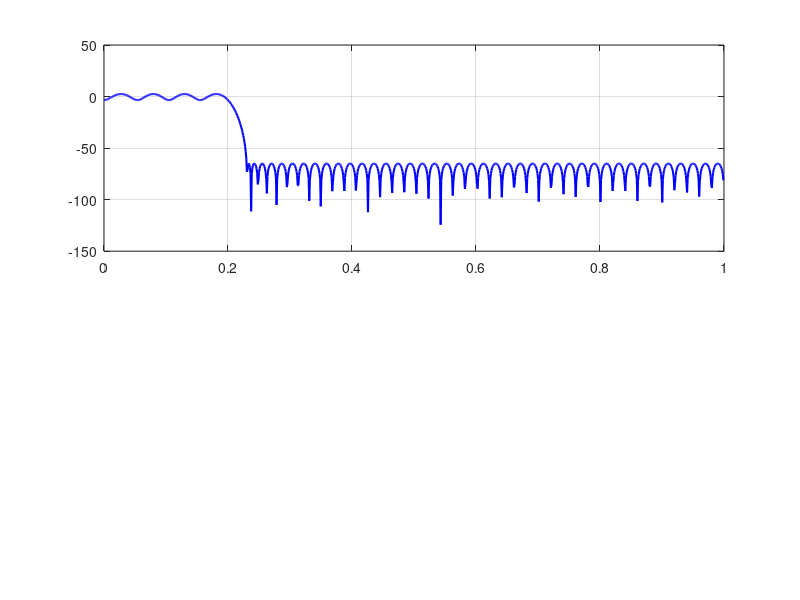

The MATLAB source for this figure: (Note: this script raises an error after producing the figure.)
% =========================================================================
% Advanced VLSI - Course Project
% Phase 1: FIR Filter Design
% 
% Objective: Design a low-pass FIR filter
% - Taps: 100 (can be increased if needed)
% - Transition band: 0.2*pi ~ 0.23*pi rad/sample
% - Stopband attenuation: >= 80 dB
% =========================================================================

clear; clc; close all;

%% 1. Filter Specifications
N = 100;                % Initial number of taps (order = N-1)
Fpass = 0.2;            % Passband edge (normalized to pi)
Fstop = 0.23;           % Stopband edge (normalized to pi)
Apass = 1;              % Passband ripple (dB)
Astop = 80;             % Minimum stopband attenuation (dB)

% Since firpm requires frequencies normalized to 1 (Nyquist), multiply specs by 1
% Note: MATLAB firpm uses normalized frequency where 1.0 = Nyquist (pi rad/sample)
f = [0 Fpass Fstop 1];  % Frequency bands
m = [1 1 0 0];          % Desired magnitude response (1 for passband, 0 for stopband)

% Compute weights to enforce the 80dB stopband specification
% Weights are proportional to the inverse of the linear ripple target
delta_pass = (10^(Apass/20)-1) / (10^(Apass/20)+1);
delta_stop = 10^(-Astop/20);
w = [delta_stop/delta_pass 1]; % Emphasize stopband attenuation

%% 2. Design Filter (Parks-McClellan Remez Algorithm)
% The Parks-McClellan algorithm yields the optimal equiripple FIR filter
h_ideal = firpm(N-1, f, m, w);

%% 3. Frequency Response Analysis (Ideal / Unquantized)
[H, W] = freqz(h_ideal, 1, 1024);

% Plot the magnitude response
figure('Name', 'FIR Filter Frequency Response', 'Position', [100, 100, 800, 600]);

subplot(2,1,1);
plot(W/pi, 20*log10(abs(H)), 'b', 'LineWidth', 1.5);
hold on;
grid on;
yline(-Astop, 'r--', 'Stopband Spec (-80dB)', 'LabelHorizontalAlignment', 'left');
xline(Fpass, 'k:', 'Passband Edge (0.2\pi)', 'LabelVerticalAlignment', 'bottom');
xline(Fstop, 'k:', 'Stopband Edge (0.23\pi)', 'LabelVerticalAlignment', 'bottom');

title(sprintf('Ideal %d-Tap FIR Filter Magnitude Response', N));
xlabel('Normalized Frequency (\times\pi rad/sample)');
ylabel('Magnitude (dB)');
axis([0 1 -120 10]);

% Analyze constraints to see if 100 taps is sufficient
stopband_attenuation_achieved = -max(20*log10(abs(H(W/pi >= Fstop))));
fprintf('\n--- Filter Design Summary ---\n');
fprintf('Number of Taps:            %d\n', N);
fprintf('Stopband Atten Spec:      > 80.00 dB\n');
fprintf('Stopband Atten Achieved:    %.2f dB\n', stopband_attenuation_achieved);

if stopband_attenuation_achieved >= Astop
    fprintf('Result: Spec MET with %d taps.\n', N);
else
    fprintf('Result: Spec FAILED. Need more taps.\n');
    fprintf('Run an automated iteration to find minimum required taps...\n');
    
    % Auto-iterate to find the minimum number of taps to meet spec
    N_calc = N;
    while stopband_attenuation_achieved < Astop
        N_calc = N_calc + 1;
        h_ideal = firpm(N_calc-1, f, m, w);
        [H_calc, W_calc] = freqz(h_ideal, 1, 1024);
        stopband_attenuation_achieved = -max(20*log10(abs(H_calc(W_calc/pi >= Fstop))));
    end
    fprintf('Required number of taps to meet 80dB spec: %d\n', N_calc);
    
    % Update the design with the correct number of taps
    N = N_calc;
    h_ideal = firpm(N-1, f, m, w);
    [H, W] = freqz(h_ideal, 1, 1024);
    
    % Replot
    plot(W/pi, 20*log10(abs(H)), 'g', 'LineWidth', 1.5);
    legend(sprintf('Initial Attempt (N=100)'), sprintf('Successful Design (N=%d)', N), 'Location', 'SouthWest');
    title(sprintf('Ideal %d-Tap FIR Filter Magnitude Response', N));
end

%% 4. Impulse Response and Pole-Zero Plot
subplot(2,2,3);
stem(0:N-1, h_ideal, 'Marker', '.', 'MarkerSize', 10);
title('Impulse Response (Coefficients)');
xlabel('Sample (n)');
ylabel('Amplitude');
grid on;

subplot(2,2,4);
zplane(h_ideal, 1);
title('Pole-Zero Plot');

%% 5. Save Coefficients for Next Stage
save('fir_coefficients_ideal.mat', 'h_ideal', 'N', 'Fpass', 'Fstop', 'Apass', 'Astop');
fprintf('\nSaved ideal filter design to fir_coefficients_ideal.mat\n');
